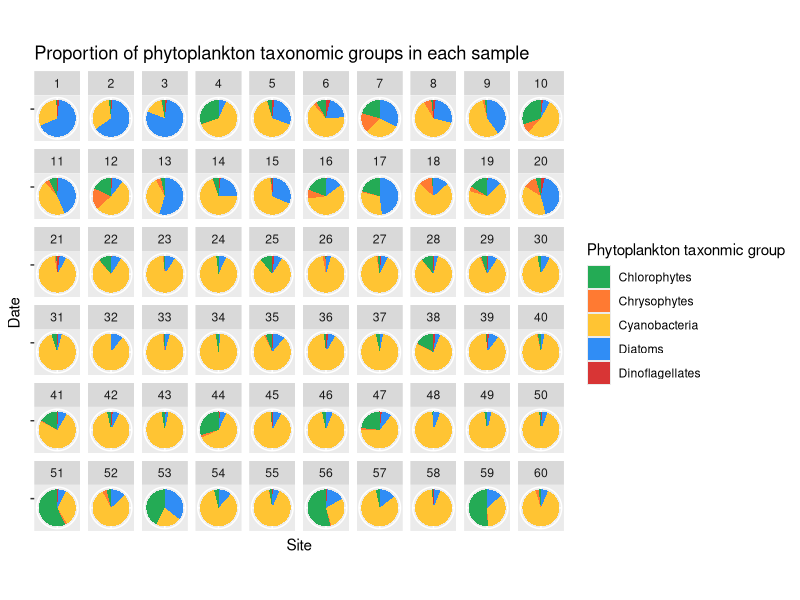
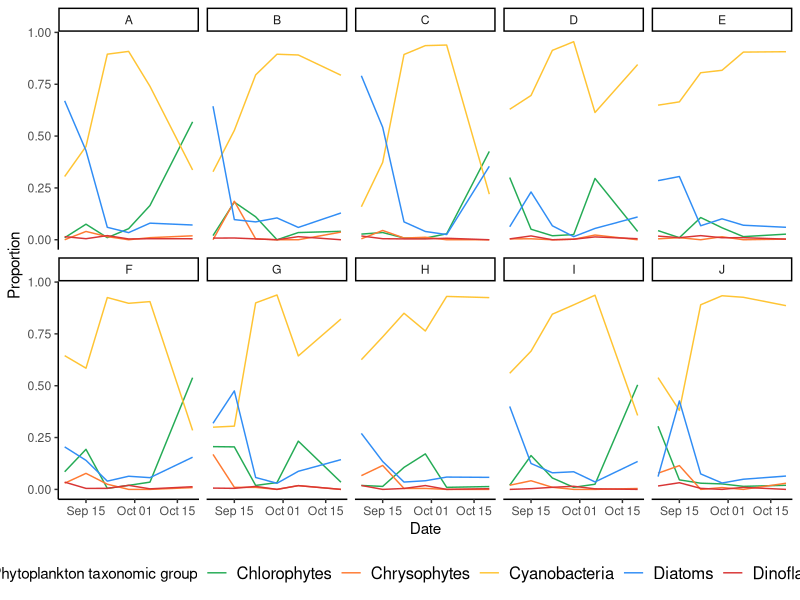
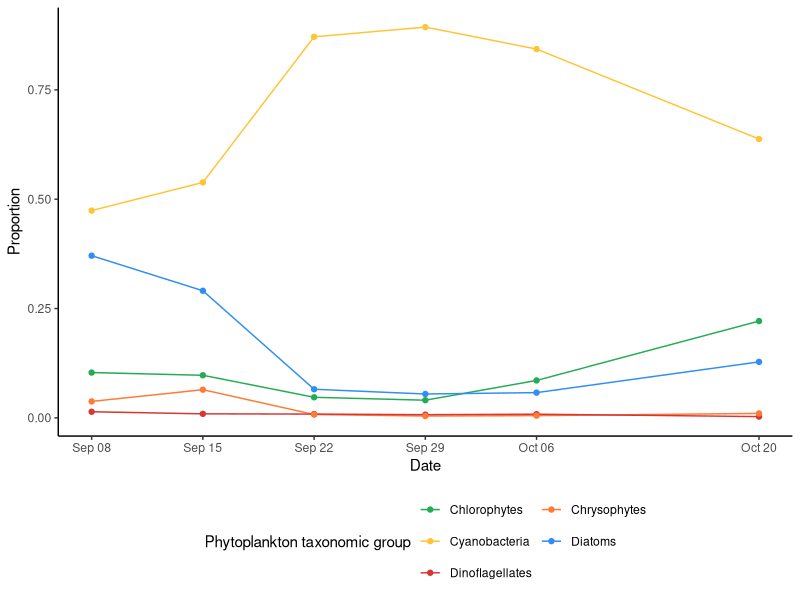
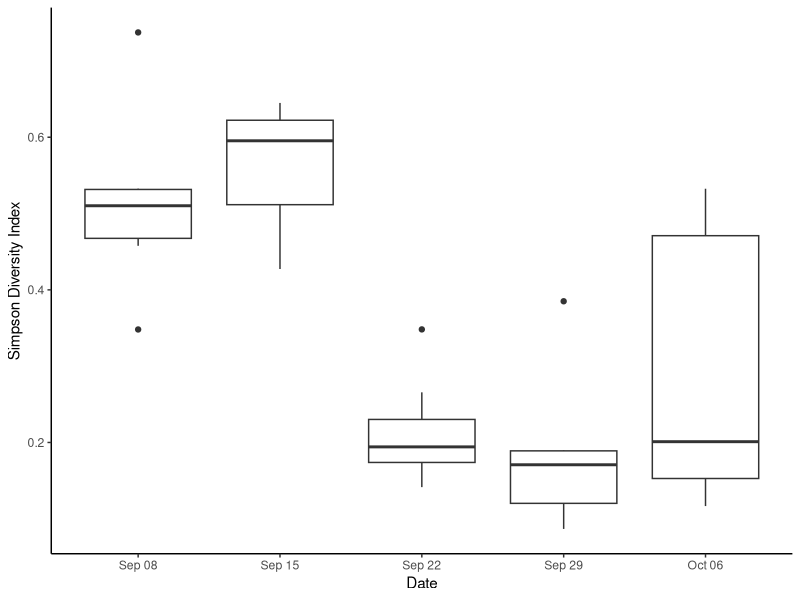
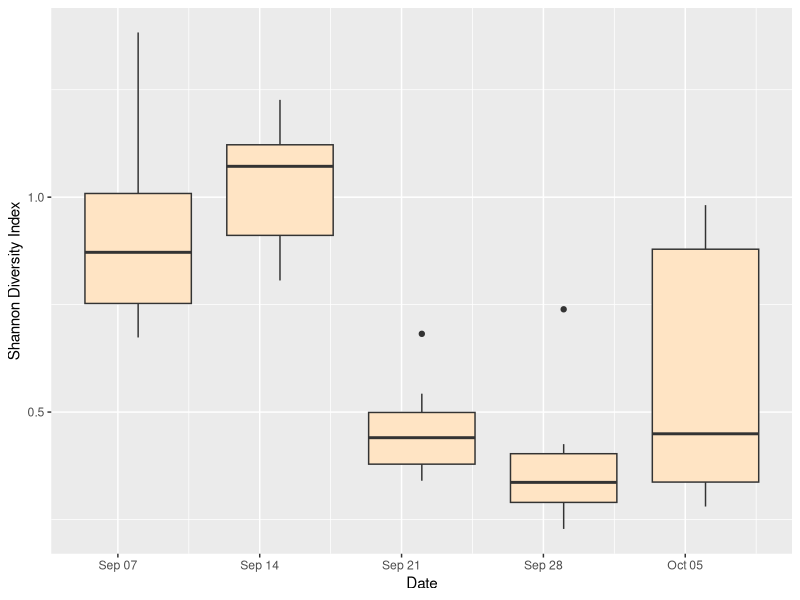
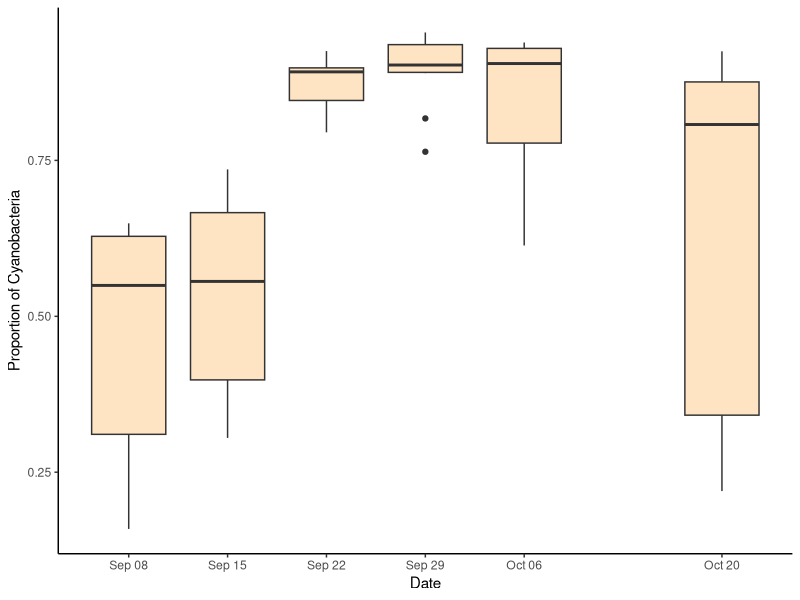
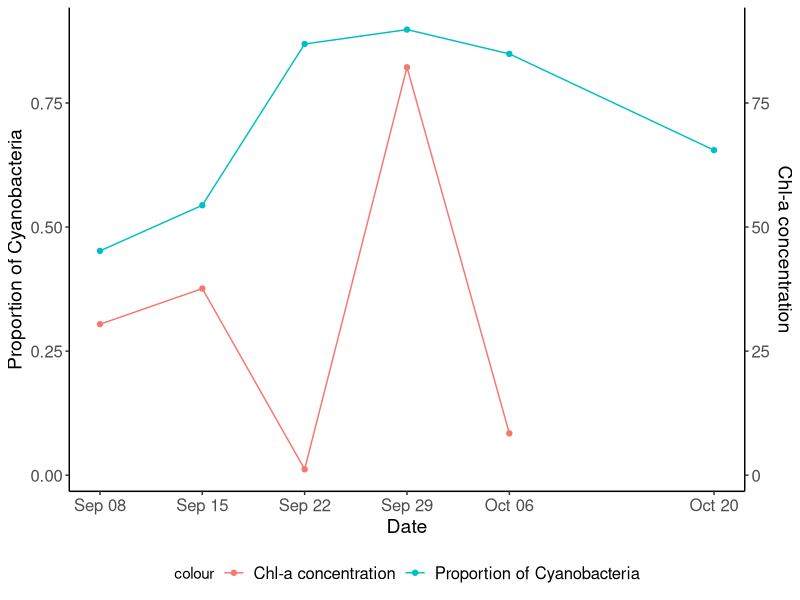
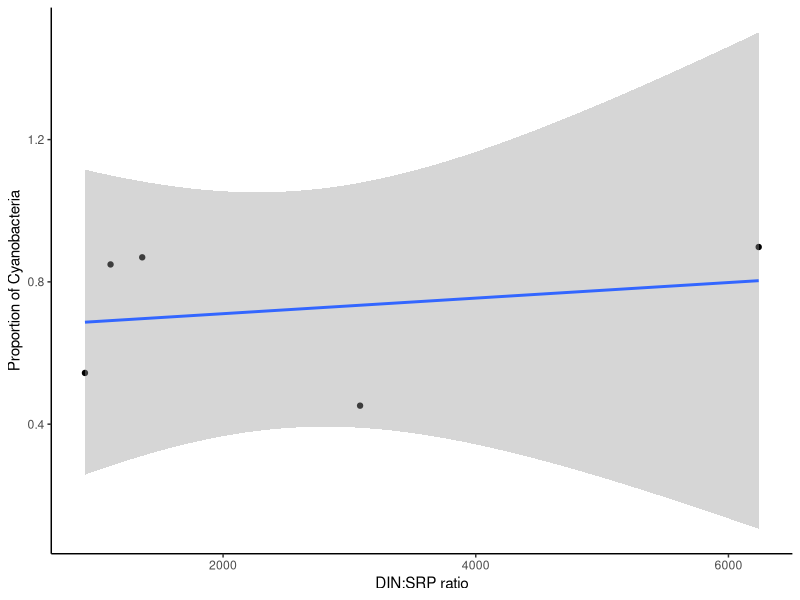

Recreate these plots in R, in order.
## ---- chunk 1
# Capstone Final Plot Code

# load packages
library(dplyr)
library(tidyr)
library(ggplot2)
library(lubridate)
library(stringr)
library(vegan) # for diversity indices
library(gridExtra)

# import data file 1
dat <- read.csv("data_sheet.csv")
dat1 <- dat %>% 
  select(ID, Site, Date, Diatoms, Dinoflagellates, 
         Cyanobacteria, Chlorophyta, Chrysophyta, TotalCells) %>% 
  na.omit(dat) # omit rows with NA values
## ---- chunk 2
# df with proportions
dat_prop <- dat1 %>% 
  mutate(Diatoms_prop = Diatoms/TotalCells,
        Dinoflagellates_prop = Dinoflagellates/TotalCells,
        Cyanobacteria_prop = Cyanobacteria/TotalCells,
        Chlorophyta_prop = Chlorophyta/TotalCells,
        Chrysophyta_prop = Chrysophyta/TotalCells,
        uniqueID = paste(Date, Site),
        Date = as.character(Date),
        Month = str_split_fixed(Date, "/", 2)[ ,1],
        Day = str_split_fixed(Date, "/", 2)[ ,2],
        Date = dmy(paste(Day, Month, 2020)))

# df for pie chart 
dat_pie_prop <- dat_prop %>% 
  select(-Diatoms, -Dinoflagellates, -Cyanobacteria, -Chlorophyta, -Chrysophyta, -TotalCells) %>% 
  pivot_longer(cols = 4:8, names_to = "phyto_type") %>% 
  group_by(ID) 

# pie chart of proportions for each sample
ggplot(dat_pie_prop, aes(x="", y=value, fill=phyto_type)) +
  facet_wrap(~ ID, ncol = 10) +
  geom_bar(stat="identity", width=1) +
  coord_polar("y") + 
  scale_fill_manual(values=c("#24AB55", "#FF7A32", "#FFC433", 
                             "#308DF5","#D83535"),
                    labels=c("Chlorophytes", "Chrysophytes", "Cyanobacteria", 
                             "Diatoms", "Dinoflagellates"),
                    name="Phytoplankton taxonmic group") +
  ylab("Site") + xlab("Date") +
  theme(axis.text.x=element_blank()) +
  ggtitle("Proportion of phytoplankton taxonomic groups in each sample")
## ---- chunk 3
# line plot proportions for each site over time
dat_line_prop <- dat_prop %>% 
  select(-Diatoms, -Dinoflagellates, -Cyanobacteria, -Chlorophyta, -Chrysophyta, -TotalCells) %>% 
  pivot_longer(cols = 4:8, names_to = "phyto_type") %>% 
  group_by(Site)

ggplot(dat_line_prop, aes(x=Date, y=value, color=phyto_type)) +
  facet_wrap(~ Site, nrow =2) + geom_line() + 
  scale_color_manual(values=c("#24AB55", "#FF7A32", "#FFC433", 
                               "#308DF5","#D83535", "black"),
                     labels=c("Chlorophytes", "Chrysophytes", "Cyanobacteria", 
                              "Diatoms", "Dinoflagellates"),
                     name="Phytoplankton taxonomic group") +
  theme_classic() + ylab("Proportion") +
  theme(legend.position="bottom") +
  guides(col = guide_legend(nrow = 1, byrow = TRUE)) +
  theme(legend.text=element_text(size=12))
## ---- chunk 4
# 5 taxonomic groups averaged by date over time
dateavg_datp <- dat_prop %>% 
  group_by(Date) %>% 
  summarise(Diatoms_mean = mean(Diatoms_prop),
            Dinoflagellates_mean = mean(Dinoflagellates_prop),
            Cyanobacteria_mean = mean(Cyanobacteria_prop),
            Chlorophyta_mean = mean(Chlorophyta_prop),
            Chrysophyta_mean = mean(Chrysophyta_prop)) %>% 
  pivot_longer(cols = -1, names_to = "phyto_type")

# Create date vector (IMPORTANT FOR ALL PLOTS FOLLOWING)
dates <- unique(dateavg_datp$Date)

# most important capstone plot: phyto community structure over time
ggplot(dateavg_datp, aes(x=Date, y=value, color=phyto_type)) + geom_line() + geom_point() +
  scale_color_manual(values=c("#24AB55", "#FF7A32", "#FFC433", 
                              "#308DF5","#D83535", "black"),
                     labels=c("Chlorophytes", "Chrysophytes", "Cyanobacteria", 
                              "Diatoms", "Dinoflagellates"),
                     name="Phytoplankton taxonomic group") +
  theme_classic() + ylab("Proportion") + 
  scale_x_date(breaks = dates, date_labels = "%b %d") +
  theme(legend.position="bottom") +
  guides(col = guide_legend(nrow = 3, byrow = TRUE))
## ---- chunk 5
# Simpson and Shannon Diversity indices plots

phytoData2 <- read.csv("sites_data.csv") #load phytoplankton data

phytoData3 <- phytoData2 %>% 
  mutate(Date = as.character(Date),
         Month = str_split_fixed(Date, "/", 2)[ ,1],
         Day = str_split_fixed(Date, "/", 2)[ ,2],
         Date = dmy(paste(Day, Month, 2020)))

phytoData3$simpDiversity <- diversity(phytoData2[,3:7], "simpson") #simpson index
phytoData3$shanDiversity <- diversity(phytoData2[,3:7], "shannon") #shannon index

# simpson boxplot
ggplot(phytoData3, aes(x = Date, y = simpDiversity, group = Date)) + 
  geom_boxplot() + ylab("Simpson Diversity Index") +
  scale_x_date(breaks = dates, date_labels = "%b %d") + theme_classic()

# shannon boxplot
ggplot(phytoData3, aes(x = Date, y = shanDiversity, group = Date)) + 
  geom_boxplot(fill = "bisque") + ylab("Shannon Diversity Index")
## ---- chunk 6
# Boxplot and ANOVA tests
# boxplots
ggplot(dat_prop, aes(x = Date, y = Cyanobacteria_prop, group = Date)) + 
  geom_boxplot(fill = "bisque") + ylab("Proportion of Cyanobacteria") +
  theme_classic() + scale_x_date(breaks = dates, date_labels = "%b %d")

# anova
anova.test <- anova(lm(Cyanobacteria_prop ~ Date, dat_prop))

# anova test for difference in date
as.factor(dat_prop$Date) -> dat_prop$Date
aov(Cyanobacteria_prop ~ Date, dat_prop) -> aov.test
summary(aov.test)
TukeyHSD(aov.test)

# anova test for difference in site
anova.test_cyano_site <- anova(lm(Cyanobacteria_prop ~ Site, dat_prop))
aov.test_cyano_site <- aov(Cyanobacteria_prop ~ Site, dat_prop)
summary(aov.test_cyano_site)
TukeyHSD(aov.test_cyano_site)
## ---- chunk 7
# Environmental Variables plots

# import the data
env_dat <- read.csv("environmental_variables_data.csv")

env_dat2 <- env_dat %>% 
  mutate(Date = as.character(Date),
         Month = str_split_fixed(Date, "/", 2)[ ,1],
         Day = str_split_fixed(Date, "/", 2)[ ,2],
         Date = dmy(paste(Day, Month, 2020)))

# Chl-a and cyano final plot
coeff <- 100
# create plot 
ggplot(env_dat2, aes(x=Date)) +
  geom_line(aes(y=Prop_cyano, color = "Proportion of Cyanobacteria")) + 
  geom_point(aes(y=Prop_cyano, color = "Proportion of Cyanobacteria")) +
  geom_line(aes(y=Chl_a_conc / coeff, color = "Chl-a concentration")) + 
  geom_point(aes(y=Chl_a_conc / coeff, color = "Chl-a concentration")) +
  scale_y_continuous(name = "Proportion of Cyanobacteria",
    sec.axis = sec_axis(~.*coeff, name="Chl-a concentration")) +
  theme_classic() + scale_x_date(breaks = dates, date_labels = "%b %d") +
  theme(legend.position="bottom") +
  guides(col = guide_legend(nrow = 1, byrow = TRUE)) +
  theme(legend.text=element_text(size=12), 
        axis.text=element_text(size=12),
        axis.title =element_text(size =14))

# load the nutrient data
nut_datb <- read.csv("nutrientdat copy.csv")

# correlation: cyano vs nutrient ratio 
ggplot(nut_datb, aes(x = din_srp_ratio, y=cyano_prop)) + geom_point() +
  ylab("Proportion of Cyanobacteria") + xlab("DIN:SRP ratio") +
  theme_classic() + stat_smooth(method ="lm")

regression1 <- lm(cyano_prop ~ din_srp_ratio, dat = nut_datb)
summary(regression1)

## ---- chunk 8

# Abiotic factors plots
se_samp_dat <- read.csv("sites_environmental_data.csv")

se_samp_dat2 <- se_samp_dat %>% 
  mutate(Date = as.character(Date),
         Month = str_split_fixed(Date, "/", 2)[ ,1],
         Day = str_split_fixed(Date, "/", 2)[ ,2],
         Date = dmy(paste(Day, Month, 2020))) %>% 
  select(-Month, -Day)

# average by date
se_samp_dat_sum <- se_samp_dat2 %>%   
  group_by(Date) %>% 
  summarise(avg_s.m = mean(S.m),
            avg_temp = mean(Temp),
            avg_secchi = mean(Secchi))

# errors table
error_se_samp_dat_sum <- se_samp_dat2 %>%   
  group_by(Date) %>% 
  summarise(s.m_se = mean(S.m_se),
            temp_se = mean(Temp_se),
            secchi_se = mean(Secchi_se))
# flip errors table
error_flip <- error_se_samp_dat_sum %>% 
  rename("Mean Secchi Depth (m)" = secchi_se,
         "Mean Temperature (˚C)" = temp_se,
         "Mean Conductivity (S/m)" = s.m_se) %>% 
  pivot_longer(cols = 2:4, names_to = "Variable") %>% 
  arrange(Date, Variable) %>% 
  mutate(unique_id = c(1:18)) %>% 
  rename("se" = value)


# plot df
se_samp_dat_flip <- se_samp_dat_sum %>% 
  rename("Mean Secchi Depth (m)" = avg_secchi,
         "Mean Temperature (˚C)" = avg_temp,
         "Mean Conductivity (S/m)" = avg_s.m) %>% 
  pivot_longer(cols = 2:4, names_to = "Variable") %>% 
  arrange(Date, Variable) %>% 
  mutate(unique_id = c(1:18))

# join the dfs
se_samp_dat_plot <- left_join(se_samp_dat_flip, error_flip, by = "unique_id")

se_samp_dat_plot2 <- se_samp_dat_plot %>% 
  rename("Date" = Date.x,
         "Variable" = Variable.x) %>% 
  select(Date, Variable, value, se)

# 3 tier env variable plot for our SAMPLE data:
ggplot(se_samp_dat_plot2, aes(x=Date, y=value, group = 1, col = Variable)) +  
  geom_line() + geom_point() +
  geom_errorbar(aes(ymin=value-se, ymax=value+se), width=.2) +
  facet_grid(Variable ~ ., scales = "free") + theme_classic() +
  scale_x_date(breaks = dates, date_labels = "%b %d")


